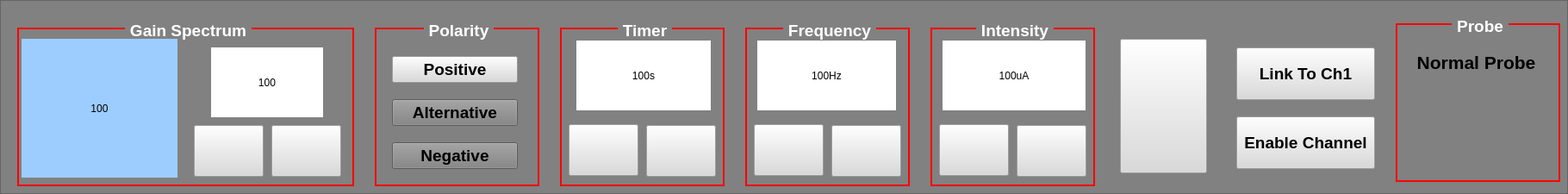
               <widget class="QFrame" name="frame_3">
                <property name="styleSheet">
                 <string notr="true">background-color: rgb(129, 129, 129);</string>
                </property>
                <property name="frameShape">
                 <enum>QFrame::StyledPanel</enum>
                </property>
                <property name="frameShadow">
                 <enum>QFrame::Raised</enum>
                </property>
                <widget class="QGroupBox" name="groupBox_10">
                 <property name="geometry">
                  <rect>
                   <x>435</x>
                   <y>20</y>
                   <width>191</width>
                   <height>196</height>
                  </rect>
                 </property>
                 <property name="font">
                  <font>
                   <family>Liberation Sans</family>
                   <pointsize>14</pointsize>
                   <weight>75</weight>
                   <bold>true</bold>
                  </font>
                 </property>
                 <property name="styleSheet">
                  <string notr="true">QGroupBox{
border: 2px solid red;
margin-top: 12px;
}

QGroupBox::title{
background-color: rgb(129, 129, 129);
color: rgb(255, 255, 255);
/*subcontrol-origin: top right;*/
subcontrol-position: top center;
padding: 0 3px 0 3px;
top: -8px;
}</string>
                 </property>
                 <property name="title">
                  <string>Polarity</string>
                 </property>
                 <property name="alignment">
                  <set>Qt::AlignCenter</set>
                 </property>
                 <widget class="QPushButton" name="ch2_posButton">
                  <property name="geometry">
                   <rect>
                    <x>20</x>
                    <y>45</y>
                    <width>146</width>
                    <height>31</height>
                   </rect>
                  </property>
                  <property name="font">
                   <font>
                    <family>Liberation Sans</family>
                    <pointsize>14</pointsize>
                    <weight>75</weight>
                    <bold>true</bold>
                   </font>
                  </property>
                  <property name="focusPolicy">
                   <enum>Qt::NoFocus</enum>
                  </property>
                  <property name="styleSheet">
                   <string notr="true">background-color: rgb(218, 218, 218);</string>
                  </property>
                  <property name="text">
                   <string>Positive</string>
                  </property>
                 </widget>
                 <widget class="QPushButton" name="ch2_altButton">
                  <property name="geometry">
                   <rect>
                    <x>20</x>
                    <y>95</y>
                    <width>146</width>
                    <height>31</height>
                   </rect>
                  </property>
                  <property name="font">
                   <font>
                    <family>Liberation Sans</family>
                    <pointsize>14</pointsize>
                    <weight>75</weight>
                    <bold>true</bold>
                   </font>
                  </property>
                  <property name="focusPolicy">
                   <enum>Qt::NoFocus</enum>
                  </property>
                  <property name="text">
                   <string>Alternative</string>
                  </property>
                 </widget>
                 <widget class="QPushButton" name="ch2_negButton">
                  <property name="geometry">
                   <rect>
                    <x>20</x>
                    <y>145</y>
                    <width>146</width>
                    <height>31</height>
                   </rect>
                  </property>
                  <property name="font">
                   <font>
                    <family>Liberation Sans</family>
                    <pointsize>14</pointsize>
                    <weight>75</weight>
                    <bold>true</bold>
                   </font>
                  </property>
                  <property name="focusPolicy">
                   <enum>Qt::NoFocus</enum>
                  </property>
                  <property name="text">
                   <string>Negative</string>
                  </property>
                 </widget>
                </widget>
                <widget class="QGroupBox" name="groupBox_11">
                 <property name="geometry">
                  <rect>
                   <x>1080</x>
                   <y>20</y>
                   <width>191</width>
                   <height>196</height>
                  </rect>
                 </property>
                 <property name="font">
                  <font>
                   <family>Liberation Sans</family>
                   <pointsize>14</pointsize>
                   <weight>75</weight>
                   <bold>true</bold>
                  </font>
                 </property>
                 <property name="styleSheet">
                  <string notr="true">QGroupBox{
border: 2px solid red;
margin-top: 12px;
}

QGroupBox::title{
background-color: rgb(129, 129, 129);
color: rgb(255, 255, 255);
/*subcontrol-origin: top right;*/
subcontrol-position: top center;
padding: 0 3px 0 3px;
top: -8px;
}</string>
                 </property>
                 <property name="title">
                  <string>Intensity</string>
                 </property>
                 <property name="alignment">
                  <set>Qt::AlignCenter</set>
                 </property>
                 <widget class="QLabel" name="ch2_pwrLabel">
                  <property name="geometry">
                   <rect>
                    <x>14</x>
                    <y>27</y>
                    <width>166</width>
                    <height>81</height>
                   </rect>
                  </property>
                  <property name="minimumSize">
                   <size>
                    <width>130</width>
                    <height>80</height>
                   </size>
                  </property>
                  <property name="styleSheet">
                   <string notr="true">background-color: rgb(255, 255, 255);
font: 75 36pt &quot;Liberation Sans&quot;;</string>
                  </property>
                  <property name="text">
                   <string>100uA</string>
                  </property>
                  <property name="alignment">
                   <set>Qt::AlignCenter</set>
                  </property>
                 </widget>
                 <widget class="QPushButton" name="ch2_pwrDwnButton">
                  <property name="geometry">
                   <rect>
                    <x>10</x>
                    <y>124</y>
                    <width>81</width>
                    <height>60</height>
                   </rect>
                  </property>
                  <property name="minimumSize">
                   <size>
                    <width>60</width>
                    <height>60</height>
                   </size>
                  </property>
                  <property name="styleSheet">
                   <string notr="true">background-color: rgb(218, 218, 218);</string>
                  </property>
                  <property name="text">
                   <string/>
                  </property>
                  <property name="icon">
                   <iconset resource="microc_res.qrc">
                    <normaloff>:/icons/resources/go-down-symbolic.symbolic.png</normaloff>:/icons/resources/go-down-symbolic.symbolic.png</iconset>
                  </property>
                  <property name="iconSize">
                   <size>
                    <width>50</width>
                    <height>50</height>
                   </size>
                  </property>
                 </widget>
                 <widget class="QPushButton" name="ch2_pwrUpButton">
                  <property name="geometry">
                   <rect>
                    <x>100</x>
                    <y>125</y>
                    <width>81</width>
                    <height>60</height>
                   </rect>
                  </property>
                  <property name="minimumSize">
                   <size>
                    <width>60</width>
                    <height>60</height>
                   </size>
                  </property>
                  <property name="styleSheet">
                   <string notr="true">background-color: rgb(218, 218, 218);</string>
                  </property>
                  <property name="text">
                   <string/>
                  </property>
                  <property name="icon">
                   <iconset resource="microc_res.qrc">
                    <normaloff>:/icons/resources/go-up-symbolic.symbolic.png</normaloff>:/icons/resources/go-up-symbolic.symbolic.png</iconset>
                  </property>
                  <property name="iconSize">
                   <size>
                    <width>50</width>
                    <height>50</height>
                   </size>
                  </property>
                 </widget>
                </widget>
                <widget class="QGroupBox" name="groupBox_12">
                 <property name="geometry">
                  <rect>
                   <x>20</x>
                   <y>20</y>
                   <width>391</width>
                   <height>196</height>
                  </rect>
                 </property>
                 <property name="font">
                  <font>
                   <family>Liberation Sans</family>
                   <pointsize>14</pointsize>
                   <weight>75</weight>
                   <bold>true</bold>
                  </font>
                 </property>
                 <property name="styleSheet">
                  <string notr="true">QGroupBox{
border: 2px solid red;
margin-top: 12px;
}

QGroupBox::title{
background-color: rgb(129, 129, 129);
color: rgb(255, 255, 255);
/*subcontrol-origin: top right;*/
subcontrol-position: top center;
padding: 0 3px 0 3px;
top: -8px;
}</string>
                 </property>
                 <property name="title">
                  <string>Gain Spectrum</string>
                 </property>
                 <property name="alignment">
                  <set>Qt::AlignCenter</set>
                 </property>
                 <widget class="QLabel" name="ch2_displayLabel">
                  <property name="geometry">
                   <rect>
                    <x>5</x>
                    <y>25</y>
                    <width>181</width>
                    <height>161</height>
                   </rect>
                  </property>
                  <property name="styleSheet">
                   <string notr="true">background-color: rgb(157, 205, 255);
font: 75 65pt &quot;Liberation Sans&quot;;</string>
                  </property>
                  <property name="text">
                   <string>100</string>
                  </property>
                  <property name="alignment">
                   <set>Qt::AlignCenter</set>
                  </property>
                 </widget>
                 <widget class="QLabel" name="ch2_gainLabel">
                  <property name="geometry">
                   <rect>
                    <x>225</x>
                    <y>35</y>
                    <width>130</width>
                    <height>81</height>
                   </rect>
                  </property>
                  <property name="minimumSize">
                   <size>
                    <width>130</width>
                    <height>80</height>
                   </size>
                  </property>
                  <property name="styleSheet">
                   <string notr="true">background-color: rgb(255, 255, 255);
font: 75 36pt &quot;Liberation Sans&quot;;</string>
                  </property>
                  <property name="text">
                   <string>100</string>
                  </property>
                  <property name="alignment">
                   <set>Qt::AlignCenter</set>
                  </property>
                 </widget>
                 <widget class="QPushButton" name="ch2_gainDwnButton">
                  <property name="geometry">
                   <rect>
                    <x>205</x>
                    <y>125</y>
                    <width>81</width>
                    <height>60</height>
                   </rect>
                  </property>
                  <property name="minimumSize">
                   <size>
                    <width>60</width>
                    <height>60</height>
                   </size>
                  </property>
                  <property name="styleSheet">
                   <string notr="true">background-color: rgb(218, 218, 218);</string>
                  </property>
                  <property name="text">
                   <string/>
                  </property>
                  <property name="icon">
                   <iconset resource="microc_res.qrc">
                    <normaloff>:/icons/resources/go-down-symbolic.symbolic.png</normaloff>:/icons/resources/go-down-symbolic.symbolic.png</iconset>
                  </property>
                  <property name="iconSize">
                   <size>
                    <width>50</width>
                    <height>50</height>
                   </size>
                  </property>
                 </widget>
                 <widget class="QPushButton" name="ch2_gainUpButton">
                  <property name="geometry">
                   <rect>
                    <x>295</x>
                    <y>125</y>
                    <width>81</width>
                    <height>60</height>
                   </rect>
                  </property>
                  <property name="minimumSize">
                   <size>
                    <width>60</width>
                    <height>60</height>
                   </size>
                  </property>
                  <property name="styleSheet">
                   <string notr="true">background-color: rgb(218, 218, 218);</string>
                  </property>
                  <property name="text">
                   <string/>
                  </property>
                  <property name="icon">
                   <iconset resource="microc_res.qrc">
                    <normaloff>:/icons/resources/go-up-symbolic.symbolic.png</normaloff>:/icons/resources/go-up-symbolic.symbolic.png</iconset>
                  </property>
                  <property name="iconSize">
                   <size>
                    <width>50</width>
                    <height>50</height>
                   </size>
                  </property>
                 </widget>
                </widget>
                <widget class="QGroupBox" name="groupBox_13">
                 <property name="geometry">
                  <rect>
                   <x>865</x>
                   <y>20</y>
                   <width>191</width>
                   <height>196</height>
                  </rect>
                 </property>
                 <property name="font">
                  <font>
                   <family>Liberation Sans</family>
                   <pointsize>14</pointsize>
                   <weight>75</weight>
                   <bold>true</bold>
                  </font>
                 </property>
                 <property name="styleSheet">
                  <string notr="true">QGroupBox{
border: 2px solid red;
margin-top: 12px;
}

QGroupBox::title{
background-color: rgb(129, 129, 129);
color: rgb(255, 255, 255);
/*subcontrol-origin: top right;*/
subcontrol-position: top center;
padding: 0 3px 0 3px;
top: -8px;
}</string>
                 </property>
                 <property name="title">
                  <string>Frequency</string>
                 </property>
                 <property name="alignment">
                  <set>Qt::AlignCenter</set>
                 </property>
                 <widget class="QLabel" name="ch2_freqLabel">
                  <property name="geometry">
                   <rect>
                    <x>14</x>
                    <y>27</y>
                    <width>161</width>
                    <height>81</height>
                   </rect>
                  </property>
                  <property name="minimumSize">
                   <size>
                    <width>130</width>
                    <height>80</height>
                   </size>
                  </property>
                  <property name="styleSheet">
                   <string notr="true">background-color: rgb(255, 255, 255);
font: 75 36pt &quot;Liberation Sans&quot;;</string>
                  </property>
                  <property name="text">
                   <string>100Hz</string>
                  </property>
                  <property name="alignment">
                   <set>Qt::AlignCenter</set>
                  </property>
                 </widget>
                 <widget class="QPushButton" name="ch2_freqDwnButton">
                  <property name="geometry">
                   <rect>
                    <x>10</x>
                    <y>124</y>
                    <width>81</width>
                    <height>60</height>
                   </rect>
                  </property>
                  <property name="minimumSize">
                   <size>
                    <width>60</width>
                    <height>60</height>
                   </size>
                  </property>
                  <property name="styleSheet">
                   <string notr="true">background-color: rgb(218, 218, 218);</string>
                  </property>
                  <property name="text">
                   <string/>
                  </property>
                  <property name="icon">
                   <iconset resource="microc_res.qrc">
                    <normaloff>:/icons/resources/go-down-symbolic.symbolic.png</normaloff>:/icons/resources/go-down-symbolic.symbolic.png</iconset>
                  </property>
                  <property name="iconSize">
                   <size>
                    <width>50</width>
                    <height>50</height>
                   </size>
                  </property>
                 </widget>
                 <widget class="QPushButton" name="ch2_freqUpButton">
                  <property name="geometry">
                   <rect>
                    <x>100</x>
                    <y>125</y>
                    <width>81</width>
                    <height>60</height>
                   </rect>
                  </property>
                  <property name="minimumSize">
                   <size>
                    <width>60</width>
                    <height>60</height>
                   </size>
                  </property>
                  <property name="styleSheet">
                   <string notr="true">background-color: rgb(218, 218, 218);</string>
                  </property>
                  <property name="text">
                   <string/>
                  </property>
                  <property name="icon">
                   <iconset resource="microc_res.qrc">
                    <normaloff>:/icons/resources/go-up-symbolic.symbolic.png</normaloff>:/icons/resources/go-up-symbolic.symbolic.png</iconset>
                  </property>
                  <property name="iconSize">
                   <size>
                    <width>50</width>
                    <height>50</height>
                   </size>
                  </property>
                 </widget>
                </widget>
                <widget class="QPushButton" name="ch2_enableButton">
                 <property name="geometry">
                  <rect>
                   <x>1435</x>
                   <y>135</y>
                   <width>161</width>
                   <height>61</height>
                  </rect>
                 </property>
                 <property name="font">
                  <font>
                   <family>Liberation Sans</family>
                   <pointsize>14</pointsize>
                   <weight>75</weight>
                   <bold>true</bold>
                  </font>
                 </property>
                 <property name="focusPolicy">
                  <enum>Qt::NoFocus</enum>
                 </property>
                 <property name="styleSheet">
                  <string notr="true">background-color: rgb(218, 218, 218);</string>
                 </property>
                 <property name="text">
                  <string>Enable Channel</string>
                 </property>
                </widget>
                <widget class="QPushButton" name="ch2_startButton">
                 <property name="geometry">
                  <rect>
                   <x>1300</x>
                   <y>45</y>
                   <width>101</width>
                   <height>156</height>
                  </rect>
                 </property>
                 <property name="styleSheet">
                  <string notr="true">background-color: rgb(218, 218, 218);</string>
                 </property>
                 <property name="text">
                  <string/>
                 </property>
                 <property name="icon">
                  <iconset resource="microc_res.qrc">
                   <normaloff>:/icons/resources/pan-start-symbolic-rtl.symbolic.png</normaloff>:/icons/resources/pan-start-symbolic-rtl.symbolic.png</iconset>
                 </property>
                 <property name="iconSize">
                  <size>
                   <width>32</width>
                   <height>32</height>
                  </size>
                 </property>
                </widget>
                <widget class="QGroupBox" name="groupBox_14">
                 <property name="geometry">
                  <rect>
                   <x>650</x>
                   <y>20</y>
                   <width>191</width>
                   <height>196</height>
                  </rect>
                 </property>
                 <property name="font">
                  <font>
                   <family>Liberation Sans</family>
                   <pointsize>14</pointsize>
                   <weight>75</weight>
                   <bold>true</bold>
                  </font>
                 </property>
                 <property name="styleSheet">
                  <string notr="true">QGroupBox{
border: 2px solid red;
margin-top: 12px;
}

QGroupBox::title{
background-color: rgb(129, 129, 129);
color: rgb(255, 255, 255);
/*subcontrol-origin: top right;*/
subcontrol-position: top center;
padding: 0 3px 0 3px;
top: -8px;
}</string>
                 </property>
                 <property name="title">
                  <string>Timer</string>
                 </property>
                 <property name="alignment">
                  <set>Qt::AlignCenter</set>
                 </property>
                 <widget class="QLabel" name="ch2_timerLabel">
                  <property name="geometry">
                   <rect>
                    <x>19</x>
                    <y>27</y>
                    <width>156</width>
                    <height>81</height>
                   </rect>
                  </property>
                  <property name="minimumSize">
                   <size>
                    <width>130</width>
                    <height>80</height>
                   </size>
                  </property>
                  <property name="styleSheet">
                   <string notr="true">background-color: rgb(255, 255, 255);
font: 75 36pt &quot;Liberation Sans&quot;;</string>
                  </property>
                  <property name="text">
                   <string>100s</string>
                  </property>
                  <property name="alignment">
                   <set>Qt::AlignCenter</set>
                  </property>
                 </widget>
                 <widget class="QPushButton" name="ch2_timerDwnButton">
                  <property name="geometry">
                   <rect>
                    <x>10</x>
                    <y>124</y>
                    <width>81</width>
                    <height>60</height>
                   </rect>
                  </property>
                  <property name="minimumSize">
                   <size>
                    <width>60</width>
                    <height>60</height>
                   </size>
                  </property>
                  <property name="styleSheet">
                   <string notr="true">background-color: rgb(218, 218, 218);</string>
                  </property>
                  <property name="text">
                   <string/>
                  </property>
                  <property name="icon">
                   <iconset resource="microc_res.qrc">
                    <normaloff>:/icons/resources/go-down-symbolic.symbolic.png</normaloff>:/icons/resources/go-down-symbolic.symbolic.png</iconset>
                  </property>
                  <property name="iconSize">
                   <size>
                    <width>50</width>
                    <height>50</height>
                   </size>
                  </property>
                 </widget>
                 <widget class="QPushButton" name="ch2_timerUpButton">
                  <property name="geometry">
                   <rect>
                    <x>100</x>
                    <y>125</y>
                    <width>81</width>
                    <height>60</height>
                   </rect>
                  </property>
                  <property name="minimumSize">
                   <size>
                    <width>60</width>
                    <height>60</height>
                   </size>
                  </property>
                  <property name="styleSheet">
                   <string notr="true">background-color: rgb(218, 218, 218);</string>
                  </property>
                  <property name="text">
                   <string/>
                  </property>
                  <property name="icon">
                   <iconset resource="microc_res.qrc">
                    <normaloff>:/icons/resources/go-up-symbolic.symbolic.png</normaloff>:/icons/resources/go-up-symbolic.symbolic.png</iconset>
                  </property>
                  <property name="iconSize">
                   <size>
                    <width>50</width>
                    <height>50</height>
                   </size>
                  </property>
                 </widget>
                </widget>
                <widget class="QGroupBox" name="groupBox_15">
                 <property name="geometry">
                  <rect>
                   <x>1620</x>
                   <y>15</y>
                   <width>191</width>
                   <height>196</height>
                  </rect>
                 </property>
                 <property name="font">
                  <font>
                   <family>Liberation Sans</family>
                   <pointsize>14</pointsize>
                   <weight>75</weight>
                   <bold>true</bold>
                  </font>
                 </property>
                 <property name="styleSheet">
                  <string notr="true">QGroupBox{
border: 2px solid red;
margin-top: 12px;
}

QGroupBox::title{
background-color: rgb(129, 129, 129);
color: rgb(255, 255, 255);
/*subcontrol-origin: top right;*/
subcontrol-position: top center;
padding: 0 3px 0 3px;
top: -8px;
}</string>
                 </property>
                 <property name="title">
                  <string>Probe</string>
                 </property>
                 <property name="alignment">
                  <set>Qt::AlignCenter</set>
                 </property>
                 <widget class="QLabel" name="ch2_probeLabel">
                  <property name="geometry">
                   <rect>
                    <x>18</x>
                    <y>45</y>
                    <width>151</width>
                    <height>131</height>
                   </rect>
                  </property>
                  <property name="font">
                   <font>
                    <family>Liberation Sans</family>
                    <pointsize>16</pointsize>
                    <weight>75</weight>
                    <bold>true</bold>
                   </font>
                  </property>
                  <property name="text">
                   <string>Normal Probe</string>
                  </property>
                  <property name="alignment">
                   <set>Qt::AlignHCenter|Qt::AlignTop</set>
                  </property>
                 </widget>
                </widget>
                <widget class="QPushButton" name="ch2_linkButton">
                 <property name="geometry">
                  <rect>
                   <x>1435</x>
                   <y>55</y>
                   <width>161</width>
                   <height>61</height>
                  </rect>
                 </property>
                 <property name="font">
                  <font>
                   <family>Liberation Sans</family>
                   <pointsize>14</pointsize>
                   <weight>75</weight>
                   <bold>true</bold>
                  </font>
                 </property>
                 <property name="focusPolicy">
                  <enum>Qt::NoFocus</enum>
                 </property>
                 <property name="styleSheet">
                  <string notr="true">background-color: rgb(218, 218, 218);</string>
                 </property>
                 <property name="text">
                  <string>Link To Ch1</string>
                 </property>
                </widget>
                <zorder>frame_2</zorder>
                <zorder>frame_2</zorder>
                <zorder>groupBox_10</zorder>
                <zorder>groupBox_11</zorder>
                <zorder>groupBox_12</zorder>
                <zorder>groupBox_13</zorder>
                <zorder>ch2_enableButton</zorder>
                <zorder>ch2_startButton</zorder>
                <zorder>groupBox_14</zorder>
                <zorder>groupBox_15</zorder>
                <zorder>ch2_linkButton</zorder>
               </widget>
